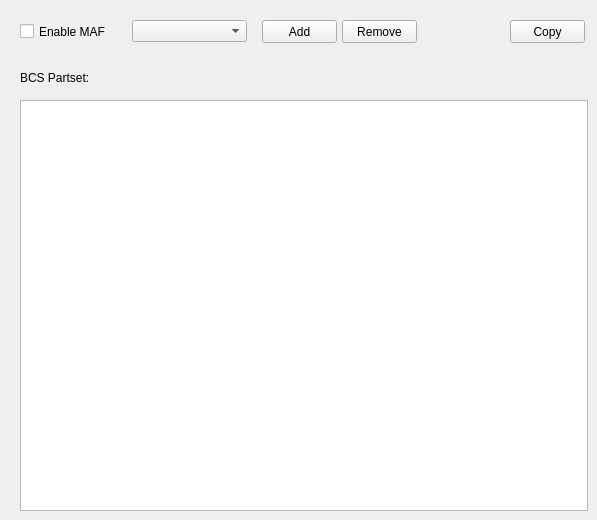
    <widget class="QWidget" name="mafTab">
     <property name="autoFillBackground">
      <bool>true</bool>
     </property>
     <attribute name="title">
      <string>MAF</string>
     </attribute>
     <widget class="QPushButton" name="mafRemoveButton">
      <property name="geometry">
       <rect>
        <x>342</x>
        <y>20</y>
        <width>75</width>
        <height>23</height>
       </rect>
      </property>
      <property name="text">
       <string>Remove</string>
      </property>
     </widget>
     <widget class="QLabel" name="label_19">
      <property name="geometry">
       <rect>
        <x>20</x>
        <y>70</y>
        <width>111</width>
        <height>16</height>
       </rect>
      </property>
      <property name="text">
       <string>BCS Partset:</string>
      </property>
     </widget>
     <widget class="QPushButton" name="mafAddButton">
      <property name="geometry">
       <rect>
        <x>262</x>
        <y>20</y>
        <width>75</width>
        <height>23</height>
       </rect>
      </property>
      <property name="text">
       <string>Add</string>
      </property>
     </widget>
     <widget class="QToolButton" name="mafCopyButton">
      <property name="geometry">
       <rect>
        <x>510</x>
        <y>20</y>
        <width>75</width>
        <height>23</height>
       </rect>
      </property>
      <property name="text">
       <string>Copy</string>
      </property>
      <property name="popupMode">
       <enum>QToolButton::InstantPopup</enum>
      </property>
      <property name="toolButtonStyle">
       <enum>Qt::ToolButtonTextOnly</enum>
      </property>
     </widget>
     <widget class="QComboBox" name="mafComboBox">
      <property name="geometry">
       <rect>
        <x>132</x>
        <y>20</y>
        <width>115</width>
        <height>22</height>
       </rect>
      </property>
     </widget>
     <widget class="QCheckBox" name="mafEnableCheck">
      <property name="geometry">
       <rect>
        <x>20</x>
        <y>23</y>
        <width>101</width>
        <height>17</height>
       </rect>
      </property>
      <property name="text">
       <string>Enable MAF</string>
      </property>
     </widget>
     <widget class="QTextEdit" name="mafBcsEdit">
      <property name="geometry">
       <rect>
        <x>20</x>
        <y>100</y>
        <width>568</width>
        <height>411</height>
       </rect>
      </property>
     </widget>
    </widget>
